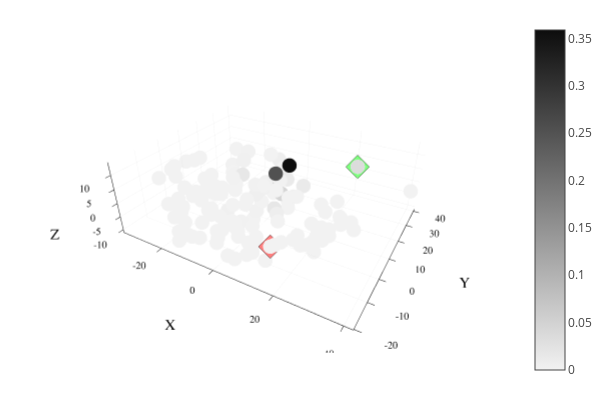

Notebook cell for this chart:
### Code cell
# 3D
plotlyjs()
plot()

scatter!(X,Y,Z,zcolor=occp,m=cgrad(:grays,rev=true),markerstrokewidth=0,markersize=2.5,legend=false)

plot!([X[1]],[Y[1]],[Z[1]], seriestype = :scatter, markersize=3,
        color=palette(:lighttest)[4],markershape=:diamond,opacity=0.8) # Green for Si
plot!([X[end]],[Y[end]],[Z[end]], seriestype = :scatter, markersize=3,
        color=palette(:lighttest)[7],markershape=:diamond,opacity=0.8) # Red for Sf

xlims!(minimum(X)*1.01,maximum(X)*1.01) 
ylims!(minimum(Y)*1.01,maximum(Y)*1.01)
zlims!(minimum(Z)*1.01,maximum(Z)*1.01)

plot!(xlabel="X", ylabel="Y", zlabel = "Z")
